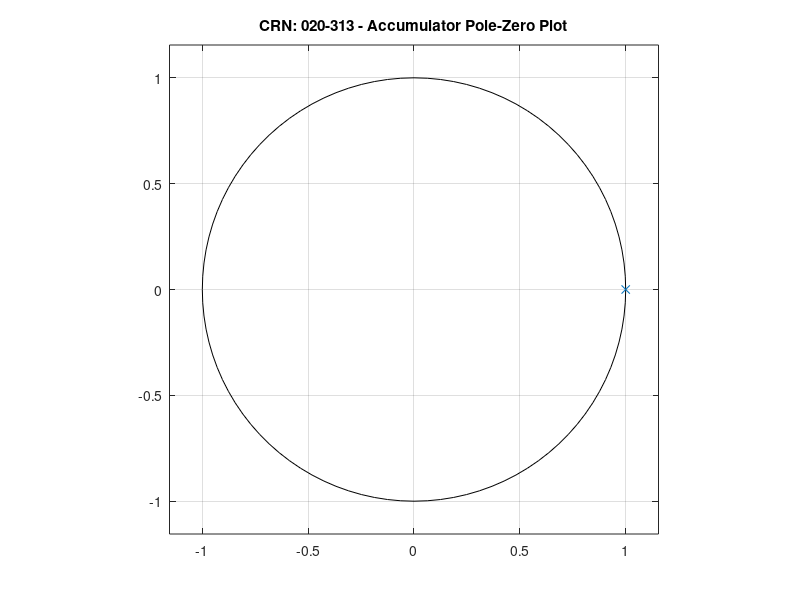

This figure's MATLAB source:
% CRN: 020-313 - Pole-Zero Plot for Accumulator
b = 1;
a = [1 -1];
[z, p, k] = tf2zp(b, a);
zplane(z, p);
title('CRN: 020-313 - Accumulator Pole-Zero Plot');

disp('Zeros:'); disp(z);
disp('Poles:'); disp(p);
disp('Gain:'); disp(k);
